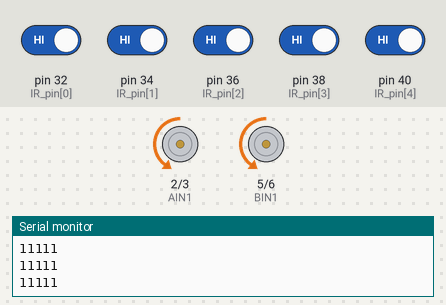
This sketch was run on a simulated Arduino Mega 2560, built with avr-gcc and run on an emulated ATmega2560. On the bench: motor-driver pin pairs drawn as motors (green arrow = first pin HIGH = forward, orange = second pin HIGH = backward, longer = more drive, scaled by the enable pin), the last lines printed to the serial monitor. Inputs (shaded band) come from the test bench; at power-on: pin 32 (IR_pin[0]), pin 34 (IR_pin[1]), pin 36 (IR_pin[2]), pin 38 (IR_pin[3]), pin 40 (IR_pin[4]) HIGH.

Above: at 1.2 s.
1.3 s: pin 36 (IR_pin[2]) driven LOW
At 2.5 s:
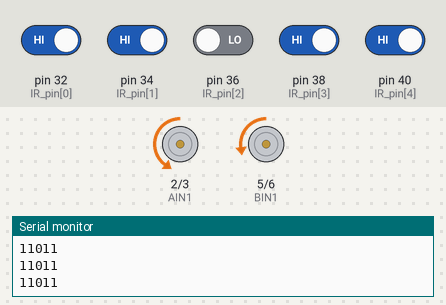
2.8 s: pin 34 (IR_pin[1]) driven LOW
At 3.9 s:
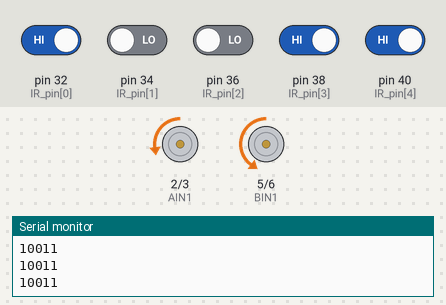
4.3 s: pin 38 (IR_pin[3]) driven LOW
At 5.2 s:
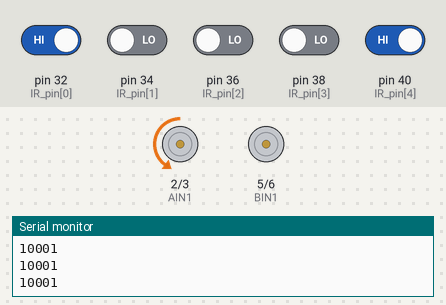
5.8 s: pin 32 (IR_pin[0]) driven LOW
At 6.6 s:
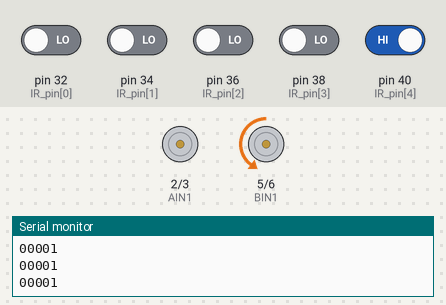
7.3 s: pin 32 (IR_pin[0]) driven HIGH
At 8.0 s:
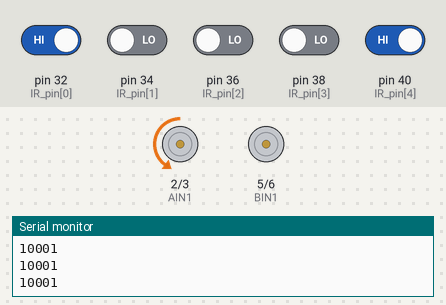
8.8 s: pin 34 (IR_pin[1]) driven HIGH
At 9.3 s:
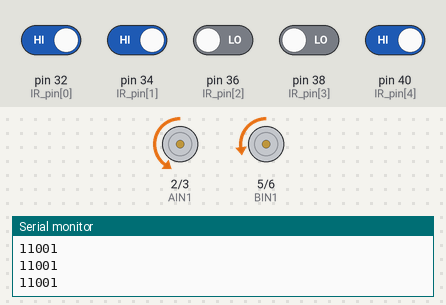
Timing chart, 0 to 11.3 s (numbered marks = the images above; inputs shaded):
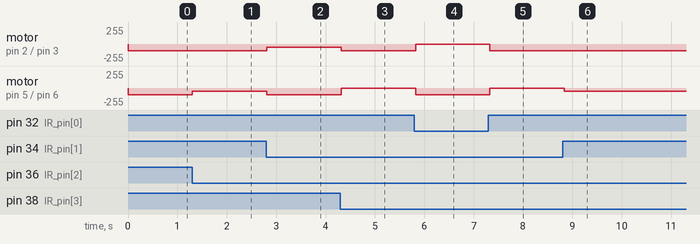

Measured:
- after the input at 1.3 s, motor on pin 5 (BIN1) / pin 6 (BIN2): backward 100/255 → backward 50/255 at once
- after the input at 2.8 s, motor on pin 2 (AIN1) / pin 3 (AIN2): backward 100/255 → backward 50/255 at once; motor on pin 5 (BIN1) / pin 6 (BIN2): backward 50/255 → backward 100/255 at once
- after the input at 4.3 s, motor on pin 2 (AIN1) / pin 3 (AIN2): backward 50/255 → backward 100/255 at once; motor on pin 5 (BIN1) / pin 6 (BIN2): backward 100/255 → stopped at once
- after the input at 5.8 s, motor on pin 2 (AIN1) / pin 3 (AIN2): backward 100/255 → stopped at once; motor on pin 5 (BIN1) / pin 6 (BIN2): stopped → backward 100/255 at once
- after the input at 7.3 s, motor on pin 2 (AIN1) / pin 3 (AIN2): stopped → backward 100/255 at once; motor on pin 5 (BIN1) / pin 6 (BIN2): backward 100/255 → stopped at once
- after the input at 8.8 s, motor on pin 5 (BIN1) / pin 6 (BIN2): stopped → backward 50/255 at once

The sketch:

irtest.c.ino
```cpp
int IR_pin[5] = {32, 34, 36, 38, 40};
// left 32, right 40
int IR_val[5] = {0, 0, 0, 0, 0};
// 1 -> on black

int PWMA = 11;
int AIN2 = 3;
int AIN1 = 2;
int BIN1 = 5;
int BIN2 = 6;
int PWMB = 12;

enum Movement{
  FORWARD, LEFT_SMALL, LEFT_BIG, RIGHT_SMALL, RIGHT_BIG
};


void set_speed(int right, int left) {
  if(right >= 0) {
    analogWrite(AIN1, 0);
    analogWrite(AIN2, right);
  } else {
    analogWrite(AIN1, -right);
    analogWrite(AIN2, 0);
  }

  if(left >= 0) {
    analogWrite(BIN1, 0);
    analogWrite(BIN2, left);
  } else {
    analogWrite(BIN1, -left);
    analogWrite(BIN2, 0);
  }
}

void move(Movement m) {
  if(m == FORWARD) {
    set_speed(100, 100);
  } else if(m == LEFT_SMALL) {
    set_speed(100, 50);
  } else if(m == LEFT_BIG) {
    set_speed(100, 0);
  } else if(m == RIGHT_SMALL) {
    set_speed(50, 100);
  } else{
    set_speed(0, 100);
  }
}


void setup() {
  // put your setup code here, to run once:
  pinMode(32, INPUT);
  pinMode(34, INPUT);
  pinMode(36, INPUT);
  pinMode(38, INPUT);
  pinMode(40, INPUT);

  pinMode(PWMA, OUTPUT);
  pinMode(AIN2, OUTPUT);
  pinMode(AIN1, OUTPUT);
  pinMode(BIN1, OUTPUT);
  pinMode(BIN2, OUTPUT);
  pinMode(PWMB, OUTPUT);

  Serial.begin(9600);

  digitalWrite(PWMA, HIGH);
  digitalWrite(PWMB, HIGH);
}

void loop() {
  // put your main code here, to run repeatedly:
  for(int i = 0 ; i < 5 ; i++) {
    IR_val[i] = digitalRead(IR_pin[i]);
    Serial.print(IR_val[i], " ");
  }
  Serial.println();

  if(IR_val[2] == 1) {
    move(FORWARD);

  } else {

    if(IR_val[1] == 1)          move(LEFT_SMALL);
    else if(IR_val[3] == 1)     move(RIGHT_SMALL);

    else {

      if(IR_val[0] == 1)        move(LEFT_BIG);
      else if(IR_val[4] == 1)   move(RIGHT_BIG);

      else                      move(FORWARD);
    }
  }


  delay(100);
}
```
